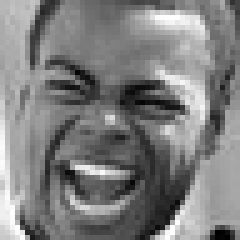
#> input picture demo_im.jpg, 48 x 48 px (shown 5 times larger)
$ python transforms_demo.py
#> lines starting #> are read from the running program, lines starting #| are printed output that depends on the picture
### custom_transforms.py
from PIL import Image
from random import random, uniform
from numpy import array, matmul, float64
from math import sin, tan

def convert_grayscale_to_rgb(img: Image.Image):
    return Image.merge('RGB', (img, img, img))

def random_horizontal_flip(img: Image.Image, prob_flip: float = 0.5):
    if random() > prob_flip:
        return img

    width, height = img.size
    data = img.load()
    flipped_img = Image.new("L", (width, height))

    for h in range(height):
        for w in range(int(width / 2.0)):
            flipped_img.putpixel((w, h), data[width - 1 - w, h])
            flipped_img.putpixel((width - 1 - w, h), data[w, h])

    return flipped_img

def within_bounds(w: int, h: int, width: int, height: int):
    return w >= 0 and w < width and h >= 0 and h < height

def rotate(coords, three_shear_rotation):
    rotated_coords = coords
    for shear in three_shear_rotation:
        rotated_coords = matmul(shear, rotated_coords)
        # intermediate rounding prevents gaps in rotated image
        rotated_coords[0][0] = round(rotated_coords[0][0])
        rotated_coords[1][0] = round(rotated_coords[1][0])
    return rotated_coords

def random_rotation(img: Image.Image, prob_rotate: float = 0.2,
                    lower_theta_bound: float = -0.349066,
                    upper_theta_bound: float = 0.349066):
    if random() > prob_rotate:
        return img

    width, height = img.size
    data = img.load()
    rotated_img = Image.new("L", (width, height))

    theta = uniform(lower_theta_bound, upper_theta_bound)

    outer_shear = array([[1.0, -tan(theta / 2.0)], [0.0, 1.0]], float64)
    middle_shear = array([[1.0, 0.0], [sin(theta), 1.0]], float64)
    three_shear_rotation = [outer_shear, middle_shear, outer_shear]

    center_coords = array([[width / 2], [height / 2]])
    rotated_center_coords = rotate(center_coords, three_shear_rotation)
    x_shift = rotated_center_coords[0][0] - center_coords[0][0]
    y_shift = rotated_center_coords[1][0] - center_coords[1][0]

    for h in range(height):
        for w in range(width):
            coords = [[w], [h]]
            rotated_coords = rotate(coords, three_shear_rotation)
            rotated_x_centered = int(rotated_coords[0, 0] - x_shift)
            rotated_y_centered = int(rotated_coords[1, 0] - y_shift)

            if within_bounds(rotated_x_centered, rotated_y_centered, width, height):
                rotated_img.putpixel((rotated_x_centered, rotated_y_centered), data[w, h])

    return rotated_img

### transforms_demo.py
from PIL import Image

from custom_transforms import random_horizontal_flip, random_rotation

original_image = Image.open("./demo_im.jpg")
#> original_image is the input picture: PIL image 48x48 L; min 0, max 255, mean 126.5
flipped_image = random_horizontal_flip(original_image, 1.0)
#> in random_horizontal_flip, `flipped_img = Image.new("L", (width, height))`: flipped_img: PIL image 48x48 L; every value is 0
#> after the loop in random_horizontal_flip, `for h in range(height):`:
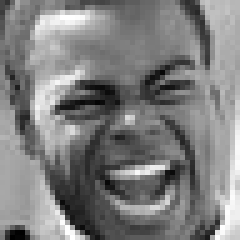
#> flipped_img: PIL image 48x48 L (shown 5 times larger); min 0, max 255, mean 126.5
rotated_image = random_rotation(original_image, 1.0, 0.349066)
#> after the loop in random_rotation, `for h in range(height):`:
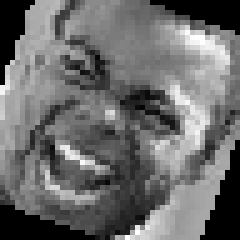
#> rotated_img: PIL image 48x48 L (shown 5 times larger); min 0, max 255, mean 107.3

original_image.show()
flipped_image.show()
rotated_image.show()
